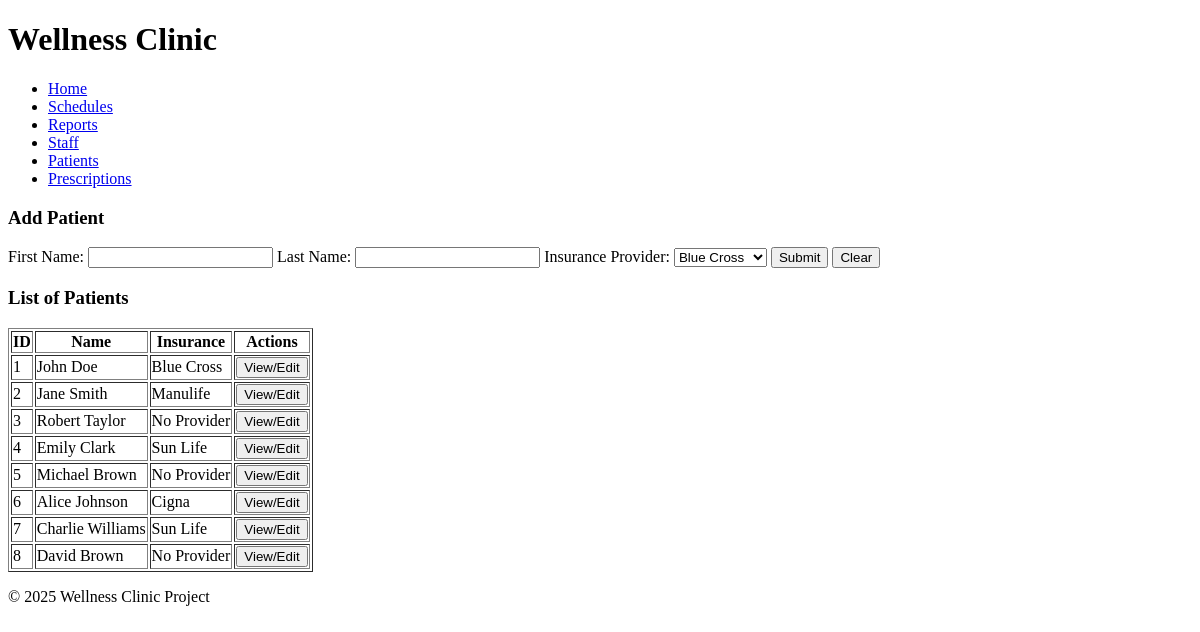
Screenshot of /views/patients.php with the database file from the repository.
### tables this page shows
CREATE TABLE patient (
    patient_id INTEGER PRIMARY KEY AUTOINCREMENT,
    first_name TEXT NOT NULL,
    last_name TEXT NOT NULL,
    insurance_provider TEXT NULL
);

### includes/db-classes.inc.php (called while the page is built, shortened)
<?php
class DatabaseHelper
{
    public static function runQuery($connection, $sql, $parameters = null)
    {
        try {
            $statement = null;
            if ($parameters !== null) {
                if (!is_array($parameters)) $parameters = [$parameters];
                $statement = $connection->prepare($sql);
                $executedOk = $statement->execute($parameters);
                if (!$executedOk) throw new PDOException;
            } else {
                $statement = $connection->query($sql);
            }
            return $statement;
        } catch (PDOException $e) {
            error_log("Database Error: " . $e->getMessage());
            return null;
        }
    }
}
class PatientDB
{
    private $pdo;
    private static $baseSQL =
    "SELECT *
                FROM patient";
    public function __construct($connection)
    {
        $this->pdo = $connection;
    }
    public function getAll()
    {
        $sql = self::$baseSQL;
        $statement = DatabaseHelper::runQuery($this->pdo, $sql, null);
        return $statement->fetchAll();
    }
}

### views/patients.php (the view, shortened to what this page needs)
<?php
require_once "../includes/db-classes.inc.php";
$conn = DatabaseHelper::createConnection(DBCONNSTRING);
$patientDB = new PatientDB($conn);
try {
    $patients = $patientDB->getAll();
} catch (Exception $e) {
    $message = "<p style='color:red;'>{$e->getMessage()}</p>";
}
function generatePatientForm($insuranceProviders)
{
    $output = "<section><h3>Add Patient</h3>";
    $output .= "<form method='POST'>
                <label>First Name:</label>
                <input type='text' name='first_name' required>
                <label>Last Name:</label>
                <input type='text' name='last_name' required>
                <label>Insurance Provider:</label>
                <select name='insurance_provider' required>";
    foreach ($insuranceProviders as $provider) {
        $output .= "<option value='" . htmlspecialchars($provider) . "'>" . htmlspecialchars($provider) . "</option>";
    }
    $output .= "</select>
                <button type='submit' name='add_patient'>Submit</button>
                <button type='reset'>Clear</button>
            </form>
            </section>";
    return $output;
}
function generatePatientTable($patients)
{
    $output = "<section><h3>List of Patients</h3>";
    $output .= "<table border='1'>
                <tr>
                    <th>ID</th>
                    <th>Name</th>
                    <th>Insurance</th>
                    <th>Actions</th>
                </tr>";
    foreach ($patients as $patient) {
        $output .= "<tr>
                        <td>{$patient['patient_id']}</td>
                        <td>{$patient['first_name']} {$patient['last_name']}</td>
                        <td>" . (!empty($patient['insurance_provider']) ? $patient['insurance_provider'] : 'No Provider') . "</td>
                        <td><button onclick=\"openModal({$patient['patient_id']})\">View/Edit</button></td>
                    </tr>";
        $output .= generatePatientModal($patient);
    }
    $output .= "</table></section>";
    return $output;
}
function generatePatientModal($patient)
{
    $patientId = $patient['patient_id'];
    $firstName = htmlspecialchars($patient['first_name']);
    $lastName = htmlspecialchars($patient['last_name']);
    $insurance = htmlspecialchars($patient['insurance_provider'] ?? 'No Provider');
    return <<<HTML
    <div id="modal{$patientId}" class="modal">
        <div class="modal-content">
            <span onclick="closeModal({$patientId})" style="cursor:pointer;">&times;</span>
            <h2>Edit Patient</h2>
            <form method="POST">
                <input type="hidden" name="patient_id" value="{$patientId}">
                <label>First Name:</label><input type="text" name="first_name" value="{$firstName}" required><br>
                <label>Last Name:</label><input type="text" name="last_name" value="{$lastName}" required><br>
                <label>Insurance Provider:</label><input type="text" name="insurance_provider" value="{$insurance}"><br>
                <button type="submit" name="update_patient">Update</button>
                <button type="submit" name="delete_patient">Delete</button>
            </form>
        </div>
    </div>
HTML;
}
$insuranceProviders = array_filter(array_unique(array_column($patients, 'insurance_provider')), function ($provider) {
    return !empty($provider);
});
if (!in_array('No Provider', $insuranceProviders)) {
    $insuranceProviders[] = 'No Provider';
}
?>
<!DOCTYPE html>
<html lang="en">
<head>
    <link rel="stylesheet" href="styles.css">
</head>
<body>
    <header>
        <h1>Wellness Clinic</h1>
        <nav>
            <ul>
                <li><a href="<?php echo BASE_URL; ?>/index.php">Home</a></li>
                <li><a href="<?php echo BASE_URL; ?>/views/schedule.php">Schedules</a></li>
                <li><a href="<?php echo BASE_URL; ?>/views/reports.php">Reports</a></li>
                <li><a href="<?php echo BASE_URL; ?>/views/staff.php">Staff</a></li>
                <li><a href="<?php echo BASE_URL; ?>/views/patients.php">Patients</a></li>
                <li><a href="<?php echo BASE_URL; ?>/views/prescription.php">Prescriptions</a></li>
            </ul>
        </nav>
    </header>
    <main>
        <?= generatePatientForm($insuranceProviders); ?>
        <?= generatePatientTable($patients); ?>
    </main>
    <footer>
        <p>&copy; <?php echo date("Y"); ?> Wellness Clinic Project</p>
    </footer>
</body>
</html>

### rows the page displays
patient: patient_id "1", first_name "John", last_name "Doe", insurance_provider "Blue Cross"
patient: patient_id "2", first_name "Jane", last_name "Smith", insurance_provider "Manulife"
patient: patient_id "3", first_name "Robert", last_name "Taylor", shows "No Provider"
patient: patient_id "4", first_name "Emily", last_name "Clark", insurance_provider "Sun Life"
patient: patient_id "5", first_name "Michael", last_name "Brown", shows "No Provider"
patient: patient_id "6", first_name "Alice", last_name "Johnson", insurance_provider "Cigna"
patient: patient_id "7", first_name "Charlie", last_name "Williams", insurance_provider "Sun Life"
patient: patient_id "8", first_name "David", last_name "Brown", shows "No Provider"

### other values shown
form field insurance_provider "Blue Cross"
